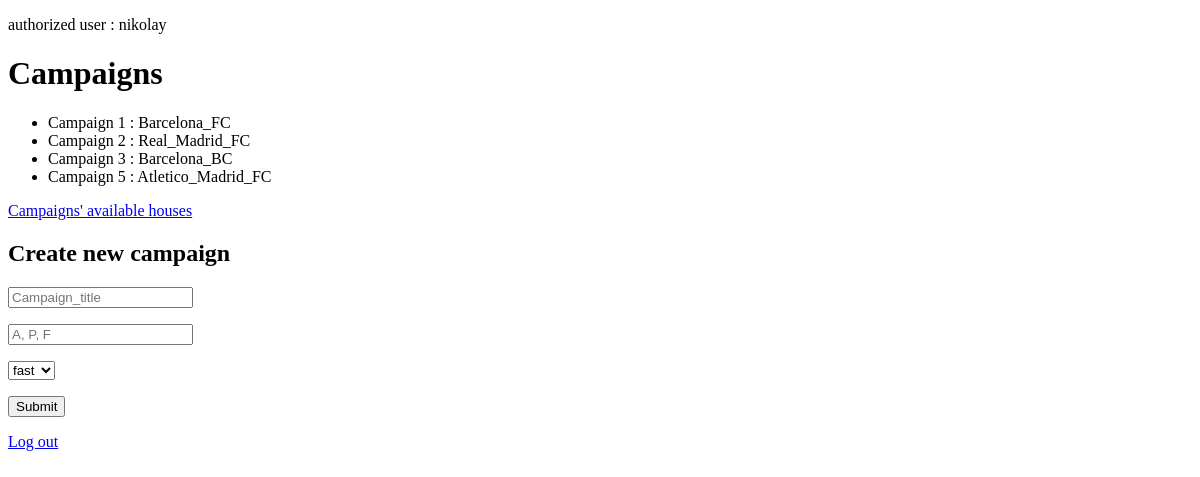
Page /campaigns/users/1 on the earlier database version.
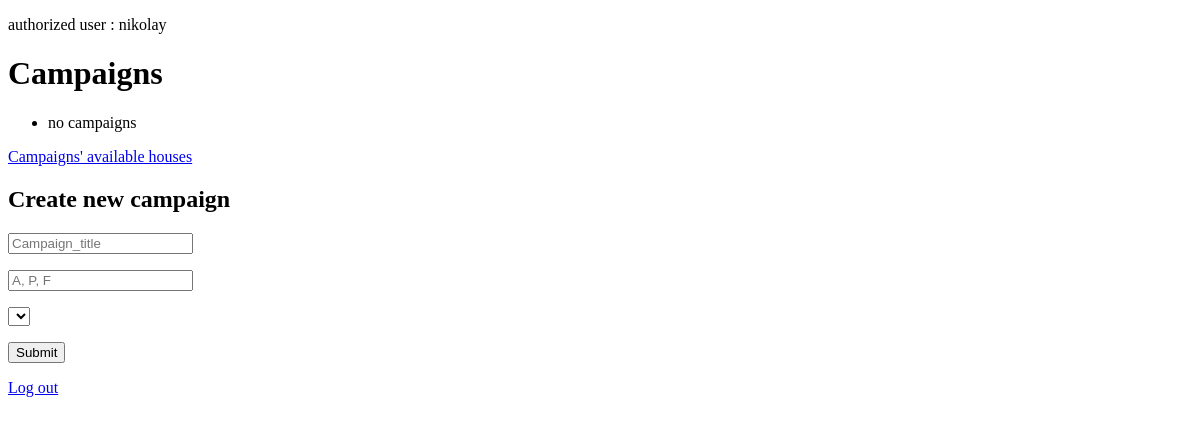
Same page on the later database version.
### campaigns/models.py (models this page shows, shortened)
class Campaign(models.Model):
	title = models.CharField(max_length = 64)
	status = models.CharField(max_length = 1)
	supervisor = models.ForeignKey(Supervisor, on_delete = models.CASCADE, related_name = 'controled_by')
	creator = models.ForeignKey(User, on_delete = models.CASCADE, related_name = 'created_by', default = 1)

### campaigns/views.py (the view)
# urls.py: path('users/<int:user2_id>', views.indexplususer2, name = 'indexplususer2'),
def indexplususer2(request, user2_id):
	user2 = User.objects.get(pk = user2_id)
	return render(request, 'campaigns/indexplususer2.html', {
		'campaigns' : Campaign.objects.all(),
		'supervisors' : Supervisor.objects.all(),
		'user2' : user2,
		})

### campaigns/templates/campaigns/indexplususer2.html (shortened to what this page needs)
{% extends 'campaigns/layout.html' %}
{% block body %}
	<p> authorized user : {{user2.username}}</p>
	<h1>Campaigns</h1>
	<ul>
		{% for campaign in campaigns %}
		<li>
				Campaign {{campaign.id}} : {{campaign.title}}
		</li>
		{% empty %}
			<li> no campaigns</li>
		{% endfor %}
	</ul>
	<a href = "{% url 'campaigns:h2_index' user2.id %}"> Campaigns' available houses</a>
	<h2>Create new campaign</h2>
	<form action = "{% url 'campaigns:add' user2.id %}" method = "post">
		<input type="text" name="title" placeholder="Campaign_title">
		<input type="text" name="status" placeholder="A, P, F">
		<select name = 'supervisor'>
			{% for supervisor in supervisors %}
				<option value="{{supervisor.id}}">{{ supervisor.nick }}</option>
			{% endfor %}
		</select>
		<input type="submit">
	</form>
	<a href = "{% url 'users:logout' %}"> Log out </a>
{% endblock %}

### campaigns/templates/campaigns/layout.html (shortened to what this page needs)
<!DOCTYPE html>
<html>
<head>
</head>
<body>
	{% block body %}
	{% endblock %}
</body>
</html>

Differences in the rows shown:
removed Campaign: id "1", title "Barcelona_FC"
removed Campaign: id "2", title "Real_Madrid_FC"
removed Campaign: id "3", title "Barcelona_BC"
removed Campaign: id "5", title "Atletico_Madrid_FC"
Other differences:
form field supervisor: "fast" → (not shown)
text now shown: "no campaigns"
